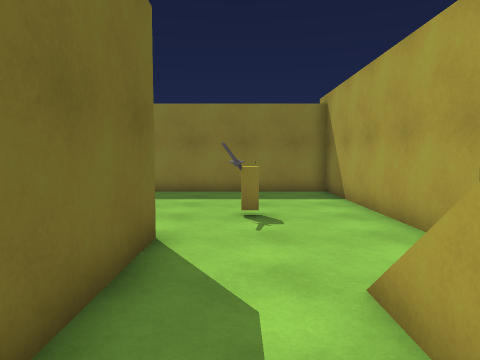
[1] (above)

14 first-person views from a walk through a scene from a Unity 3-D project. The camera is 1.4 m above the floor, tilts 4° down and sees 70° across. The floor is counted in squares, 1 m on a side. Each view is taken from the middle of a square. On the plan, view 1 faces up. The plan holds only what a view shows up to about 15 squares ahead; the rest is blank. The place goes on beyond the plan. The player character is not drawn.

[2]
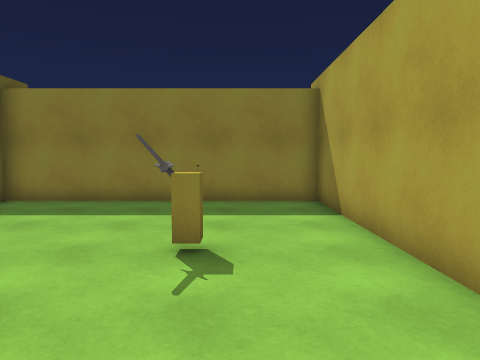

[3]
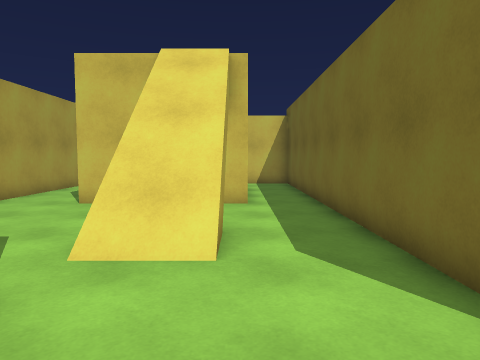

[4]
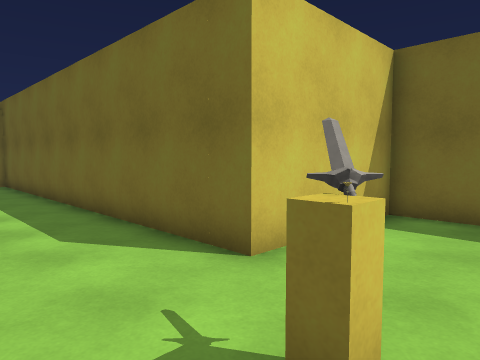

[5]
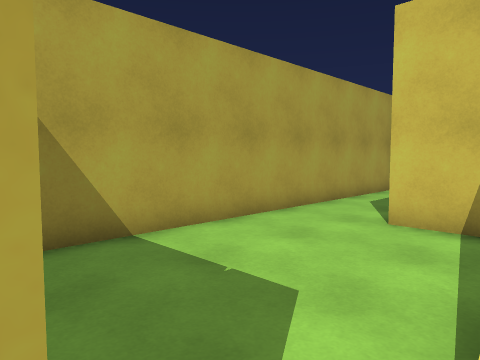

[6]
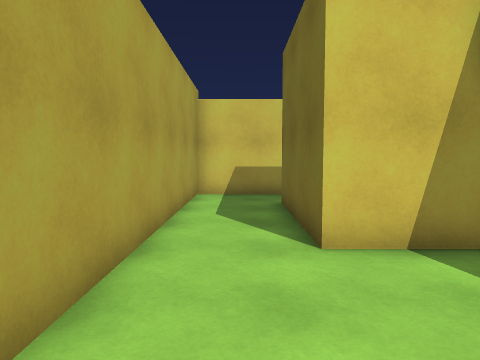

[7]
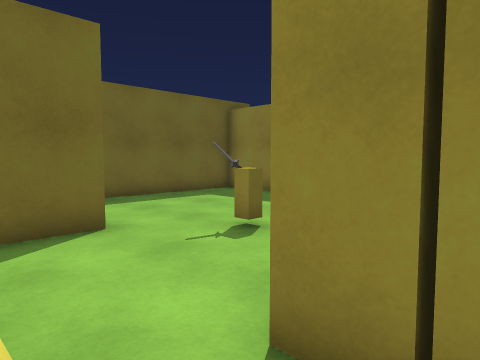

[8]
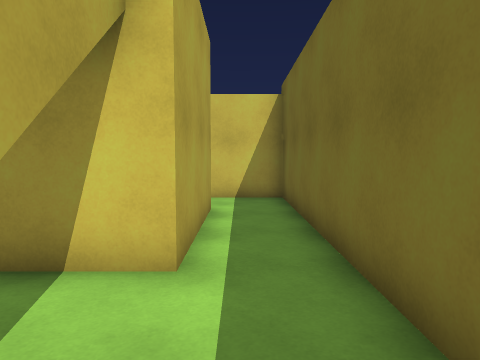

[9]
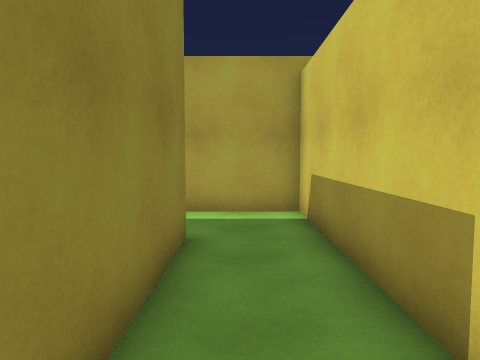

[10]
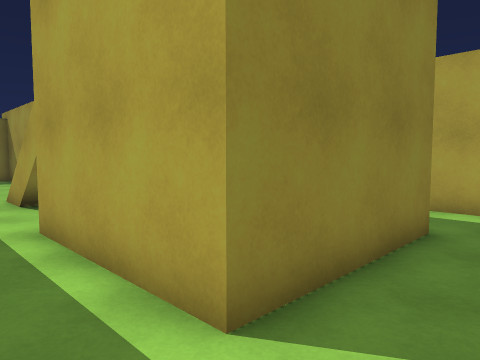

[11]
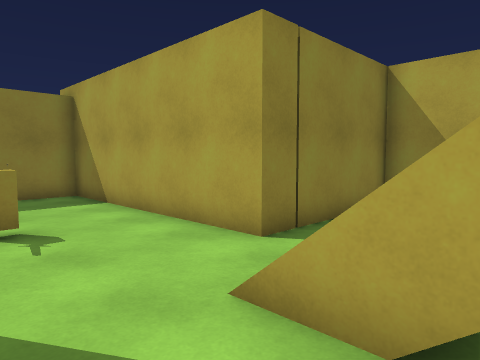

[12]
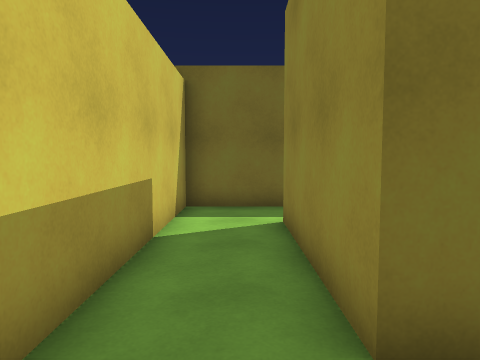

[13]
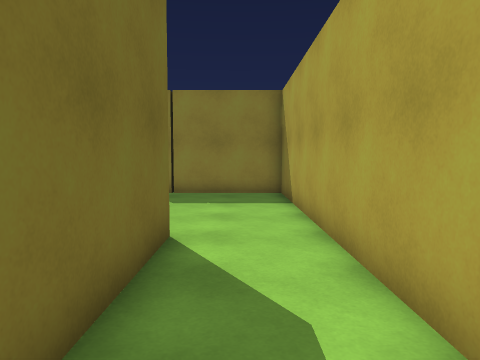

[14]
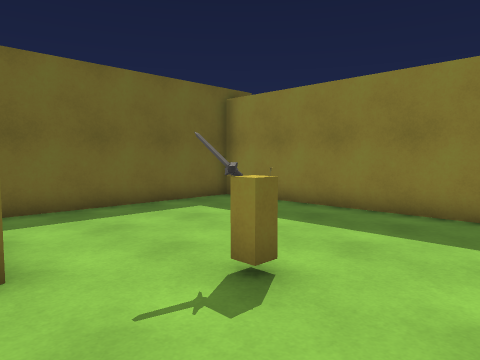

### Floor plan
Key: @ floor where view 1 was taken; # wall or solid block; . floor; / step, stairs or slope; = window, fence, low wall or low ledge; B yellow block.
Columns run from 6 left of view 1 to 9 right of it. Each row starts with its distance up from view 1.
 14 ###########
 13 #.........#
 12 #.........#
 11 #.........#
 10 #.........#
  9 #.........#
  8 #.....B...#
  7 #.........#
  6 #####.....#
  5     #.....######
  4     #..........#
  3     #...//.....#
  2     #..=//.....#
  1     #..///.....#
  0     #.@///.....#
 -1     #..........#
 -2     #..######..#
 -3     #..#    #..#
 -4     #..#    #..#
 -5     #..#    #..#
 -6     #..#    #..#
 -7     #..######..#
 -8     #..........#
 -9     #..........#
-10     ############

Where each view was taken, in squares from view 1:
view 1: 0 up, 0 right, facing up
view 2: 3 up, 1 right, facing up
view 3: 8 up, 1 right, facing down
view 4: 9 up, 2 right, facing down-left
view 5: 5 up, 3 right, facing down-right
view 6: 3 up, 7 right, facing down
view 7: 3 up, 5 right, facing up-left
view 8: 2 up, 0 right, facing down
view 9: 8 down, 0 right, facing right
view 10: 9 down, 1 left, facing up-right
view 11: 1 up, 1 left, facing up-right
view 12: 8 down, 8 right, facing left
view 13: 8 down, 7 right, facing up
view 14: 5 up, 3 right, facing up-left
